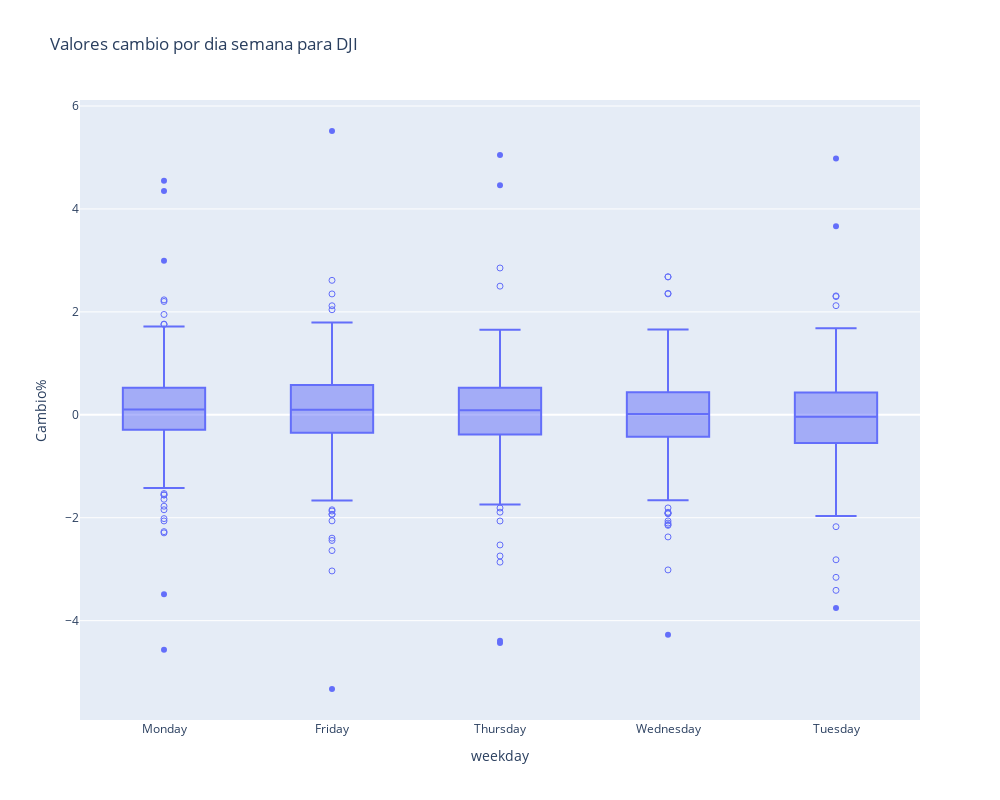

The notebook cell this image was saved under:
### Code cell
fig = px.box(data_frame = dict_indices["DJI"][dict_indices["DJI"]["weekday"] != "Sunday"],
       x          = "weekday",
       y          = "Cambio%",
#        color      = "Type 1",
#        facet_col  = "Generation",
       points     = "suspectedoutliers",
       hover_name = "Fecha",
       title      = "Valores cambio por dia semana para DJI"
      )

fig.update_layout(
    autosize=False,
    width=1000,
    height=800,
)

fig.show()

### Figure 1 — Plotly figure (JSON) as saved in the notebook; plotly's stock layout.template omitted (floating-point values rounded to 4 significant figures; data arrays with more than 128 entries replaced by an {"elided": "..."} marker saying what was removed)
{"data": [{"alignmentgroup": "True", "boxpoints": "suspectedoutliers", "hovertemplate": "<b>%{hovertext}</b><br><br>weekday=%{x}<br>Cambio%=%{y}<extra></extra>", "hovertext": {"elided": "1258 str values"}, "legendgroup": "", "marker": {"color": "#636efa"}, "name": "", "notched": false, "offsetgroup": "", "orientation": "v", "showlegend": false, "type": "box", "x": {"elided": "1258 str values"}, "x0": " ", "xaxis": "x", "y": {"elided": "1258 float values"}, "y0": " ", "yaxis": "y"}], "layout": {"autosize": false, "boxmode": "group", "height": 800, "legend": {"tracegroupgap": 0}, "title": {"text": "Valores cambio por dia semana para DJI"}, "width": 1000, "xaxis": {"anchor": "y", "domain": [0, 1], "title": {"text": "weekday"}}, "yaxis": {"anchor": "x", "domain": [0, 1], "title": {"text": "Cambio%"}}}}
